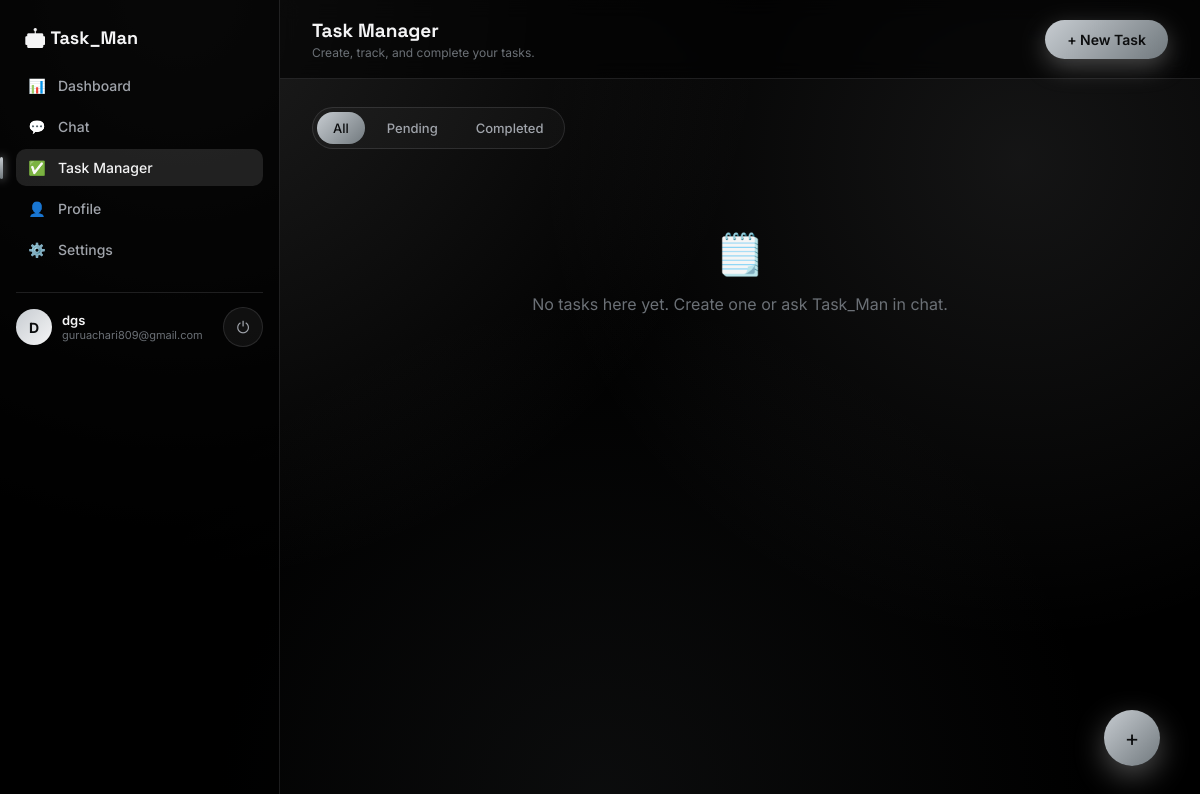
The page /tasks (signed in) on the database its author committed.
### app.py (models this page shows, shortened)
class User(UserMixin, db.Model):
    id = db.Column(db.Integer, primary_key=True)
    name = db.Column(db.String(120), nullable=False)
    email = db.Column(db.String(160), unique=True, nullable=False)
    password_hash = db.Column(db.String(255), nullable=False)
    avatar_seed = db.Column(db.String(40), default="task")
    created_at = db.Column(db.DateTime, default=datetime.utcnow)
    chats = db.relationship("Chat", backref="user", cascade="all, delete-orphan")
    tasks = db.relationship("Task", backref="user", cascade="all, delete-orphan")

### app.py (the view)
@app.route("/tasks")
@login_required
def tasks_view():
    status_filter = request.args.get("status", "all")
    query = Task.query.filter_by(user_id=current_user.id)
    if status_filter == "pending":
        query = query.filter_by(status="pending")
    elif status_filter == "completed":
        query = query.filter_by(status="completed")
    tasks = query.order_by(Task.created_at.desc()).all()
    return render_template("tasks.html", tasks=tasks, status_filter=status_filter)

### app.py (called while the page is built)
@login_manager.user_loader
def load_user(user_id):
    return User.query.get(int(user_id))

### templates/tasks.html (shortened to what this page needs)
{% extends "base.html" %}
{% block content %}
<div class="app-shell">
  {% set active = 'tasks' %}
  {% include "_sidebar.html" %}
  <main class="main-area">
    <div class="topbar">
      <div>
        <h2 style="display:inline">Task Manager</h2>
        <div class="sub">Create, track, and complete your tasks.</div>
      </div>
      <div class="topbar-actions">
        <button class="btn btn-primary" onclick="openTaskModal()">+ New Task</button>
      </div>
    </div>
    <div class="tasks-body">
      <div class="task-toolbar">
        <div class="filter-tabs">
          <a href="{{ url_for('tasks_view', status='all') }}" class="{{ 'active' if status_filter=='all' }}">All</a>
          <a href="{{ url_for('tasks_view', status='pending') }}" class="{{ 'active' if status_filter=='pending' }}">Pending</a>
          <a href="{{ url_for('tasks_view', status='completed') }}" class="{{ 'active' if status_filter=='completed' }}">Completed</a>
        </div>
      </div>
      <div id="taskListContainer">
        {% if tasks %}
          {% for t in tasks %}
          <div class="task-card glass {{ 'completed' if t.status=='completed' }}" data-id="{{ t.id }}">
            <button class="task-check {{ 'checked' if t.status=='completed' }}" onclick="toggleTask({{ t.id }}, this)">
              {{ '✓' if t.status=='completed' }}
            </button>
            <div class="body">
              <div class="title">{{ t.title }}</div>
              {% if t.description %}<div class="desc">{{ t.description }}</div>{% endif %}
              <div class="meta-row">
                <span class="badge {{ t.priority }}">{{ t.priority }}</span>
                <span class="badge {{ t.status }}">{{ t.status }}</span>
                {% if t.due_date %}<span class="due">📅 {{ t.due_date.strftime('%b %d, %I:%M %p') }}</span>{% endif %}
              </div>
            </div>
            <button class="del" onclick="deleteTask({{ t.id }}, this)">🗑️</button>
          </div>
          {% endfor %}
        {% else %}
          <div class="empty-state">
            <div class="ic">🗒️</div>
            <p>No tasks here yet. Create one or ask Task_Man in chat.</p>
          </div>
        {% endif %}
      </div>
    </div>
  </main>
</div>
<button class="fab" onclick="openTaskModal()">+</button>
{% endblock %}

### templates/_sidebar.html (shortened to what this page needs)
<aside class="sidebar">
  <div class="brand">🤖 Task_Man</div>
  <nav class="sidebar-nav">
    <a href="{{ url_for('dashboard') }}" class="{{ 'active' if active=='dashboard' else '' }}"><span class="ic">📊</span> Dashboard</a>
    <a href="{{ url_for('chat_view') }}" class="{{ 'active' if active=='chat' else '' }}"><span class="ic">💬</span> Chat</a>
    <a href="{{ url_for('tasks_view') }}" class="{{ 'active' if active=='tasks' else '' }}"><span class="ic">✅</span> Task Manager</a>
    <a href="{{ url_for('profile') }}" class="{{ 'active' if active=='profile' else '' }}"><span class="ic">👤</span> Profile</a>
    <a href="{{ url_for('settings') }}" class="{{ 'active' if active=='settings' else '' }}"><span class="ic">⚙️</span> Settings</a>
  </nav>
  <div class="sidebar-footer">
    <div class="avatar">{{ current_user.avatar_seed }}</div>
    <div class="info">
      <div class="name">{{ current_user.name }}</div>
      <div class="role">{{ current_user.email }}</div>
    </div>
    <a href="{{ url_for('logout') }}" class="btn-icon" title="Log out">⏻</a>
  </div>
</aside>

### rows shown on the page
User: avatar_seed "D", name "dgs", email "guruachari809@gmail.com"
